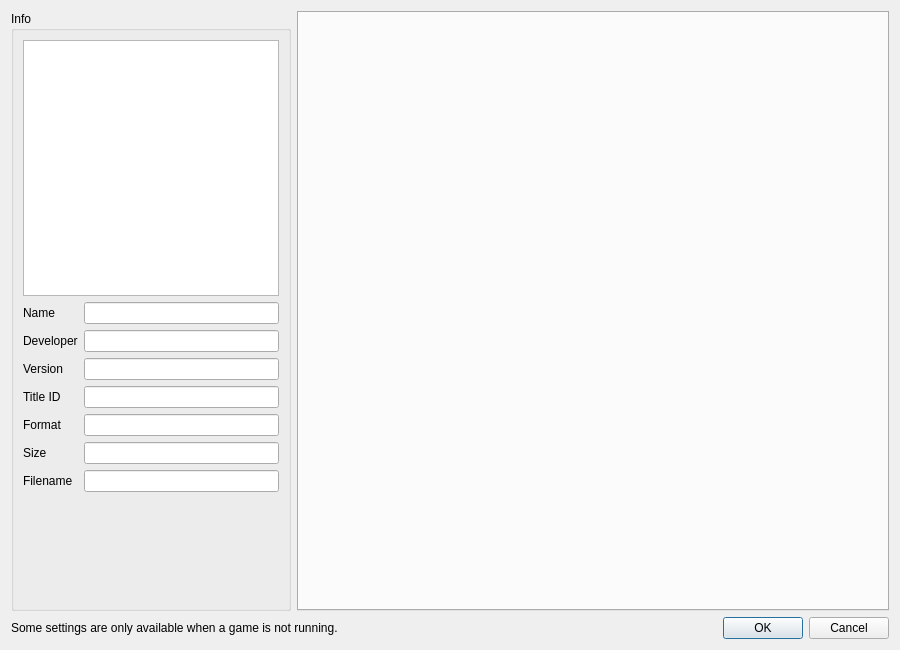
<?xml version="1.0" encoding="UTF-8"?>
<ui version="4.0">
 <class>ConfigurePerGame</class>
 <widget class="QDialog" name="ConfigurePerGame">
  <property name="geometry">
   <rect>
    <x>0</x>
    <y>0</y>
    <width>900</width>
    <height>650</height>
   </rect>
  </property>
  <property name="minimumSize">
   <size>
    <width>900</width>
    <height>0</height>
   </size>
  </property>
  <property name="windowTitle">
   <string>Dialog</string>
  </property>
  <layout class="QVBoxLayout" name="verticalLayout_3">
   <item>
    <layout class="QHBoxLayout" name="horizontalLayout">
     <item>
      <widget class="QGroupBox" name="groupBox">
       <property name="sizePolicy">
        <sizepolicy hsizetype="Maximum" vsizetype="Preferred">
         <horstretch>0</horstretch>
         <verstretch>0</verstretch>
        </sizepolicy>
       </property>
       <property name="title">
        <string>Info</string>
       </property>
       <layout class="QVBoxLayout" name="verticalLayout">
        <item alignment="Qt::AlignHCenter">
         <widget class="QGraphicsView" name="icon_view">
          <property name="sizePolicy">
           <sizepolicy hsizetype="Maximum" vsizetype="Maximum">
            <horstretch>0</horstretch>
            <verstretch>0</verstretch>
           </sizepolicy>
          </property>
          <property name="minimumSize">
           <size>
            <width>256</width>
            <height>256</height>
           </size>
          </property>
          <property name="maximumSize">
           <size>
            <width>256</width>
            <height>256</height>
           </size>
          </property>
          <property name="verticalScrollBarPolicy">
           <enum>Qt::ScrollBarAlwaysOff</enum>
          </property>
          <property name="horizontalScrollBarPolicy">
           <enum>Qt::ScrollBarAlwaysOff</enum>
          </property>
          <property name="interactive">
           <bool>false</bool>
          </property>
         </widget>
        </item>
        <item>
         <layout class="QGridLayout" name="gridLayout_2">
          <item row="2" column="1">
           <widget class="QLineEdit" name="display_developer">
            <property name="enabled">
             <bool>true</bool>
            </property>
            <property name="readOnly">
             <bool>true</bool>
            </property>
           </widget>
          </item>
          <item row="6" column="1">
           <widget class="QLineEdit" name="display_format">
            <property name="enabled">
             <bool>true</bool>
            </property>
            <property name="readOnly">
             <bool>true</bool>
            </property>
           </widget>
          </item>
          <item row="7" column="0">
           <widget class="QLabel" name="label_6">
            <property name="text">
             <string>Size</string>
            </property>
           </widget>
          </item>
          <item row="8" column="0">
           <widget class="QLabel" name="label_7">
            <property name="text">
             <string>Filename</string>
            </property>
           </widget>
          </item>
          <item row="4" column="0">
           <widget class="QLabel" name="label_4">
            <property name="text">
             <string>Title ID</string>
            </property>
           </widget>
          </item>
          <item row="1" column="0">
           <widget class="QLabel" name="label">
            <property name="text">
             <string>Name</string>
            </property>
           </widget>
          </item>
          <item row="4" column="1">
           <widget class="QLineEdit" name="display_title_id">
            <property name="enabled">
             <bool>true</bool>
            </property>
            <property name="readOnly">
             <bool>true</bool>
            </property>
           </widget>
          </item>
          <item row="2" column="0">
           <widget class="QLabel" name="label_2">
            <property name="text">
             <string>Developer</string>
            </property>
           </widget>
          </item>
          <item row="6" column="0">
           <widget class="QLabel" name="label_5">
            <property name="text">
             <string>Format</string>
            </property>
           </widget>
          </item>
          <item row="3" column="1">
           <widget class="QLineEdit" name="display_version">
            <property name="enabled">
             <bool>true</bool>
            </property>
            <property name="readOnly">
             <bool>true</bool>
            </property>
           </widget>
          </item>
          <item row="3" column="0">
           <widget class="QLabel" name="label_3">
            <property name="text">
             <string>Version</string>
            </property>
           </widget>
          </item>
          <item row="8" column="1">
           <widget class="QLineEdit" name="display_filename">
            <property name="enabled">
             <bool>true</bool>
            </property>
            <property name="readOnly">
             <bool>true</bool>
            </property>
           </widget>
          </item>
          <item row="1" column="1">
           <widget class="QLineEdit" name="display_name">
            <property name="enabled">
             <bool>true</bool>
            </property>
            <property name="readOnly">
             <bool>true</bool>
            </property>
           </widget>
          </item>
          <item row="7" column="1">
           <widget class="QLineEdit" name="display_size">
            <property name="enabled">
             <bool>true</bool>
            </property>
            <property name="readOnly">
             <bool>true</bool>
            </property>
           </widget>
           </item>
          <!-- TODO: Gotta implement proper working build id -->
          <!--item row="5" column="1">
           <widget class="QLineEdit" name="display_build_id">
            <property name="readOnly">
             <bool>true</bool>
            </property>
           </widget>
          </item>
          <item row="5" column="0">
           <widget class="QLabel" name="label_9">
            <property name="text">
             <string>Build ID</string>
            </property>
           </widget>
          </item-->
         </layout>
        </item>
        <item>
         <spacer name="verticalSpacer">
          <property name="orientation">
           <enum>Qt::Vertical</enum>
          </property>
          <property name="sizeHint" stdset="0">
           <size>
            <width>20</width>
            <height>40</height>
           </size>
          </property>
         </spacer>
        </item>
       </layout>
      </widget>
     </item>
     <item>
      <layout class="QVBoxLayout" name="VerticalLayout">
       <item>
        <layout class="QVBoxLayout" name="verticalLayout_2"/>
       </item>
       <item>
        <widget class="QTabWidget" name="tabWidget">
         <property name="enabled">
          <bool>true</bool>
         </property>
         <property name="currentIndex">
          <number>-1</number>
         </property>
         <property name="usesScrollButtons">
          <bool>true</bool>
         </property>
         <property name="documentMode">
          <bool>false</bool>
         </property>
         <property name="tabsClosable">
          <bool>false</bool>
         </property>
        </widget>
       </item>
      </layout>
     </item>
    </layout>
   </item>
   <item>
    <layout class="QHBoxLayout" name="horizontalLayout_2">
     <item>
      <widget class="QLabel" name="label_8">
       <property name="text">
        <string>Some settings are only available when a game is not running.</string>
       </property>
      </widget>
     </item>
     <item>
      <widget class="QDialogButtonBox" name="buttonBox">
       <property name="sizePolicy">
        <sizepolicy hsizetype="Preferred" vsizetype="Preferred">
         <horstretch>0</horstretch>
         <verstretch>0</verstretch>
        </sizepolicy>
       </property>
       <property name="orientation">
        <enum>Qt::Horizontal</enum>
       </property>
       <property name="standardButtons">
        <set>QDialogButtonBox::Cancel|QDialogButtonBox::Ok</set>
       </property>
      </widget>
     </item>
    </layout>
   </item>
  </layout>
 </widget>
 <resources/>
 <connections>
  <connection>
   <sender>buttonBox</sender>
   <signal>accepted()</signal>
   <receiver>ConfigurePerGame</receiver>
   <slot>accept()</slot>
   <hints>
    <hint type="sourcelabel">
     <x>20</x>
     <y>20</y>
    </hint>
    <hint type="destinationlabel">
     <x>20</x>
     <y>20</y>
    </hint>
   </hints>
  </connection>
  <connection>
   <sender>buttonBox</sender>
   <signal>rejected()</signal>
   <receiver>ConfigurePerGame</receiver>
   <slot>reject()</slot>
   <hints>
    <hint type="sourcelabel">
     <x>20</x>
     <y>20</y>
    </hint>
    <hint type="destinationlabel">
     <x>20</x>
     <y>20</y>
    </hint>
   </hints>
  </connection>
 </connections>
</ui>
